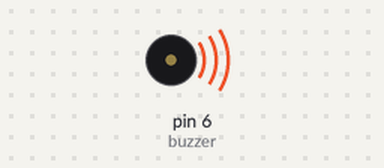
Bench run of a sketch on a simulated Arduino Uno, built with avr-gcc and run on an emulated ATmega328P. On the bench: buzzer (waves = sounding).

Above: at 0.1 s.
At 38.85 s:
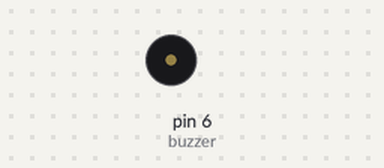
Timing chart, 0 to 40.0 s (numbered marks = the images above):
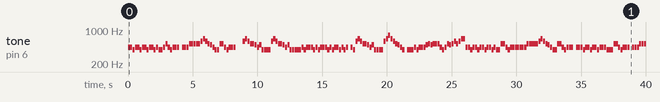

The sketch:

Multi_Melody_Player.ino
```cpp
/* MULTIPLE MELODY PLAYER
 * This sketch doesnt' use the delay function. So you can do other things while playing the melody.
 * Also this sketch allow you to add and play multiple melodies.
 *
 * Currently we have following melodies
 * SAMAJAVARAGAMANA - Ala Vaikunthapurramuloo
 * MASTER THE BLASTER - Master
 * BUJJI - Jagame Thandhiram
 * ENJOY ENJAAMI
 *
 * you can add more melodies in the melodies.h file if you want
 *
 *
 * For more projects visit https://github.com/jinoycj/
 *
 * Jinoy Johnson - 2021
 */
#include "melodies.h"

const uint8_t buzzer=6;//change the buzzer pin number if you need to.

///Play Music Variables///
int tempo=0;
uint8_t melodies=0;
uint8_t mel_cnt=0;
uint8_t mel_cnt_st=0; //it has 4 states. searching 0, found 1, running 2, finished 3
int mel_arrSize=0;
int wholenote=0;
int divider = 0, noteDuration = 0;
long noteSrt=0; //used to store the millis when the note start to play
                //diff this from current millis() to get the duration
uint8_t playSeq=0; //play sequence
int mel_arr_i=0; //index of notes
uint8_t currMel=0; //number current playing melody
uint8_t fpSeq=0; //full play sequence
///////

bool play_toggle=true;

void setup() {
  mel_arrSize=(sizeof(mel_arr) / sizeof(mel_arr[0]));
  melodies=countMelodies();
}

void loop() {

/*
  if(play_toggle){ //play the melody only if the play_toggle=true
    if(playSeq==0){
    currMel=1;//random(1,melodies);
    }
    playMelody();
    if(playSeq==0){
      play_toggle=false; //switching play_toggle to false to stop playing.
                //when the melody reaches its end playSeq will be zero.
    }
  }

*/


 /*If you want to play only one melody, then uncomment the above section and comment all in between FULL PLAY START and FULL PLAY END*/

 //FULL PLAY START //

  if(play_toggle){
    if(fpSeq==0){
      fpSeq=1;
      currMel=0;
    }else if(fpSeq==1){
      fpSeq=2;
      currMel++;
    }else if(fpSeq==2){
      if(currMel<=melodies){
        playMelody();
        if(playSeq==0){//when the melody reaches its end playSeq will be zero.
          fpSeq=1; //assigning fpSeq=1 so that it can play the next melody
        }
      }else{
        fpSeq=0;
        play_toggle=false; //switching play_toggle to false to stop playing.

      }
    }
  }

//FULL PLAY END//
}
void playMelody(){
  if(playSeq==0){
    playSeq=1;
    mel_arr_i=0;
    mel_cnt=0;
    mel_cnt_st=0;
    noteDuration=0;
    noteSrt=0;
  }else if(playSeq==1){
    if((millis()-noteSrt)>=noteDuration){
      noTone(buzzer);
      if(mel_arr_i<mel_arrSize){
        procMelody(currMel);
        mel_arr_i++;
      }else{
        playSeq=2;
      }
    }
  }else{
    playSeq=0;
    noTone(buzzer);
  }

}
void procMelody(uint8_t mel_no){
    if(pgm_read_word_near(mel_arr+mel_arr_i)==MEL_SPTR || mel_arr_i==(mel_arrSize-1)){
      if(mel_cnt_st==0){
        mel_cnt++;
        if(mel_cnt==mel_no){
          mel_cnt_st=1;
        }
      }else if(mel_cnt_st==2){
        mel_cnt_st=3;
        playSeq=2;
      }
    }
    if(mel_cnt_st==1){
      mel_arr_i++; //advancing one step so arr_i will be there at tempo element and from next
            // arr_i will start the notes
      tempo=pgm_read_word_near(mel_arr+mel_arr_i);
      wholenote= (60000 * 4) / tempo;
      mel_cnt_st=2;
    }else if(mel_cnt_st==2){
      divider = pgm_read_word_near(mel_arr+mel_arr_i + 1);
      if (divider > 0) {
        noteDuration = (wholenote) / divider;
      } else if (divider < 0) {

        noteDuration = (wholenote) / abs(divider);
        noteDuration *= 1.5; // increases the duration in half for dotted notes
      }
      noteSrt=millis();
      tone(buzzer, pgm_read_word_near(mel_arr+mel_arr_i), noteDuration * 0.9);
      mel_arr_i++;
   }
}
uint8_t countMelodies(){
  uint8_t mel_cnt=0;
  for(int arr_i=0;arr_i<mel_arrSize;arr_i++){
    if(pgm_read_word_near(mel_arr+arr_i)==MEL_SPTR){
      mel_cnt++;
    }
  }
  return mel_cnt;
}
```

Source omitted: melodies.h (18880 bytes)

Measured:
- by itself, tone on pin 6 (buzzer): plays 440 Hz for 0.16 s, 440 Hz for 0.16 s, 392 Hz for 0.16 s, 440 Hz for 0.16 s, 440 Hz for 0.16 s, 392 Hz for 0.16 s … (192 notes in this stretch)
